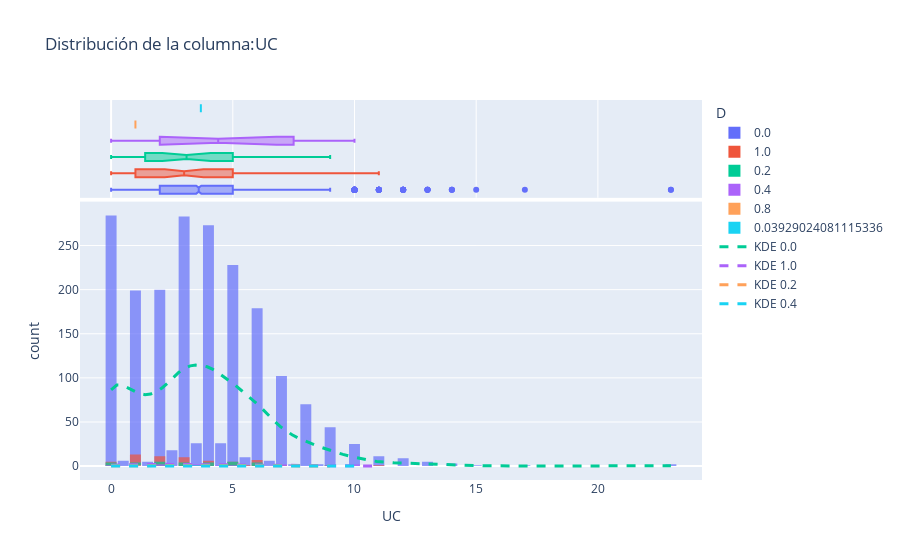

Here is the notebook cell this chart was saved with:
### Code cell
visualization.plot_interactive_histogram(datos_imputados, column='UC', group_by='D', bins=60)
